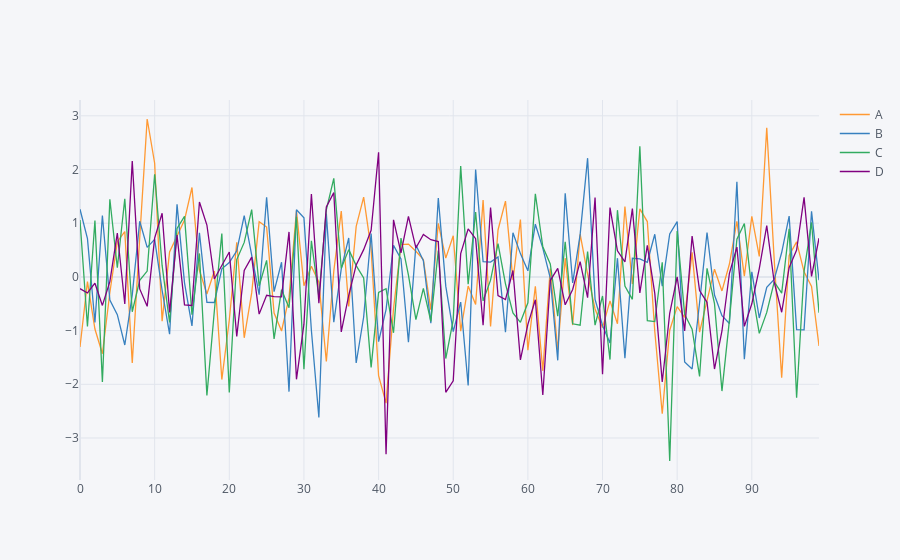
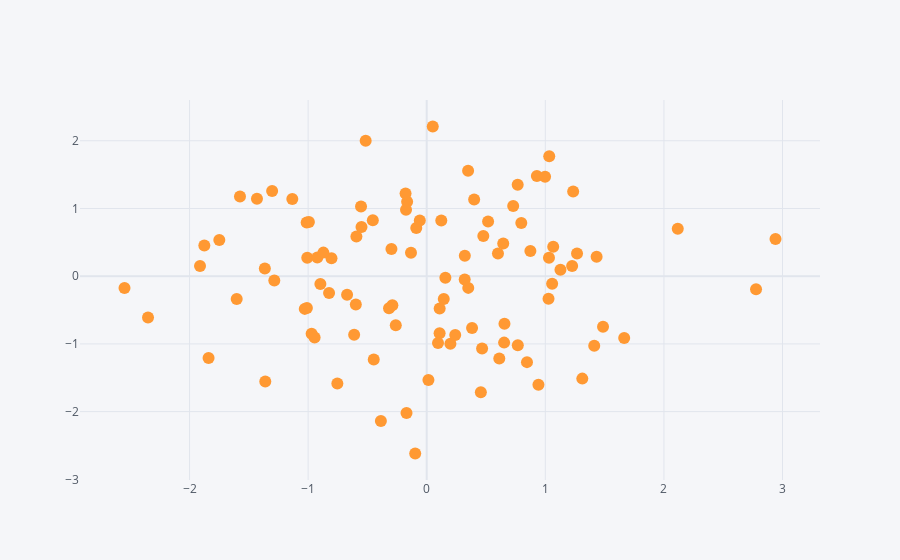
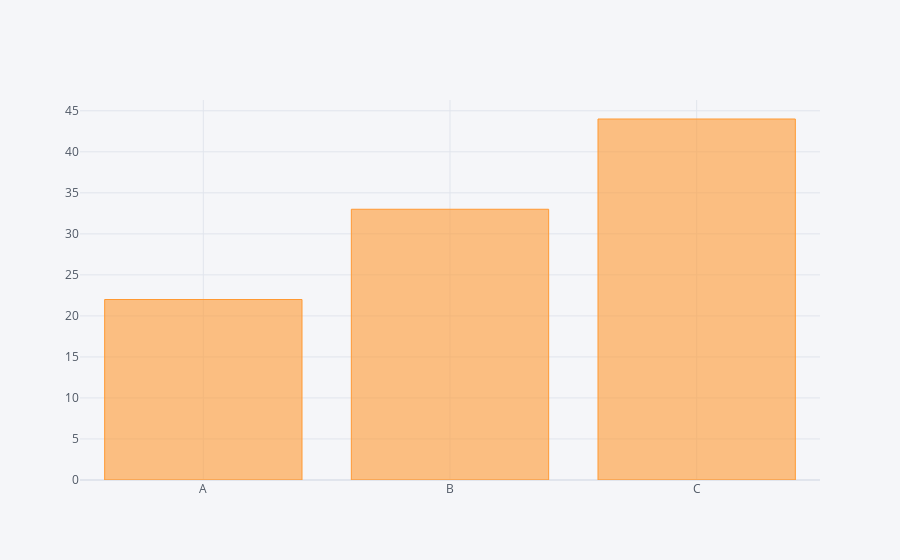

Write notebook code for charts like these, in order.
### Code cell
df.iplot()
df.iplot(kind = 'scatter', x='A', y='B', mode='markers')
df2.iplot(kind='bar', x ='Category', y = 'Values')
